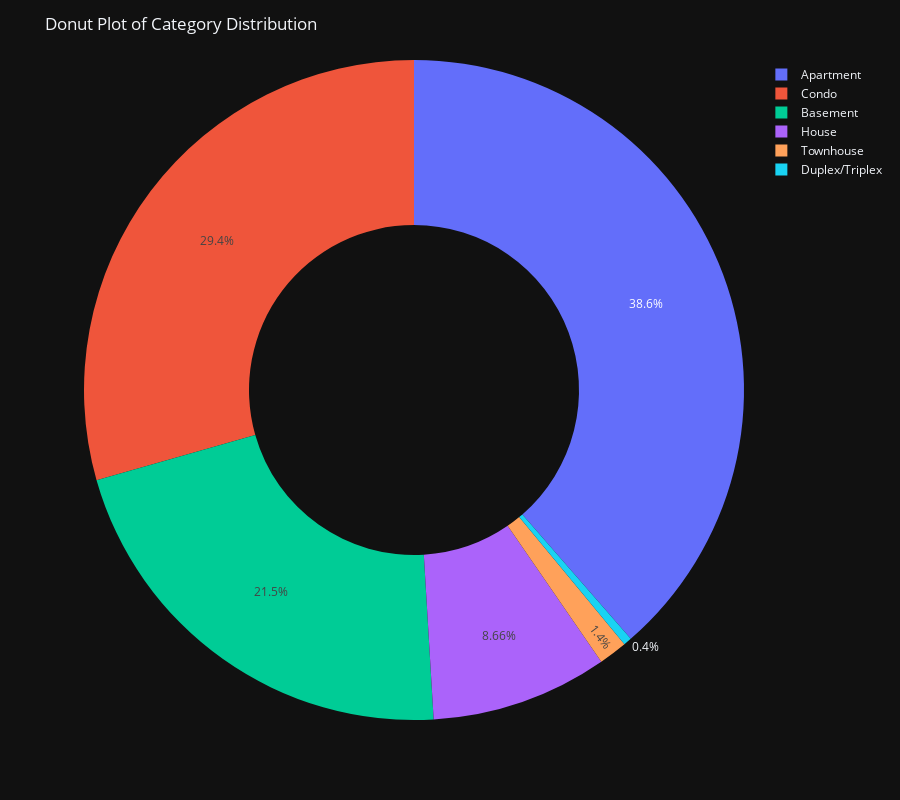

Notebook code for this chart:
### Code cell
fig = px.pie(dist_unit_type, names='category', values='count', hole=0.5,template='plotly_dark')
fig.update_layout(title_text='Donut Plot of Category Distribution', height = 800)
fig.show()

### Figure 1 — Plotly figure (JSON) as saved in the notebook; plotly's stock layout.template omitted (floating-point values rounded to 4 significant figures)
{"data": [{"domain": {"x": [0, 1], "y": [0, 1]}, "hole": 0.5, "hovertemplate": "category=%{label}<br>count=%{value}<extra></extra>", "labels": ["Apartment", "Condo", "Basement", "House", "Townhouse", "Duplex/Triplex"], "legendgroup": "", "name": "", "showlegend": true, "type": "pie", "values": [1159, 883, 647, 260, 42, 12]}], "layout": {"height": 800, "legend": {"tracegroupgap": 0}, "margin": {"t": 60}, "title": {"text": "Donut Plot of Category Distribution"}}}
